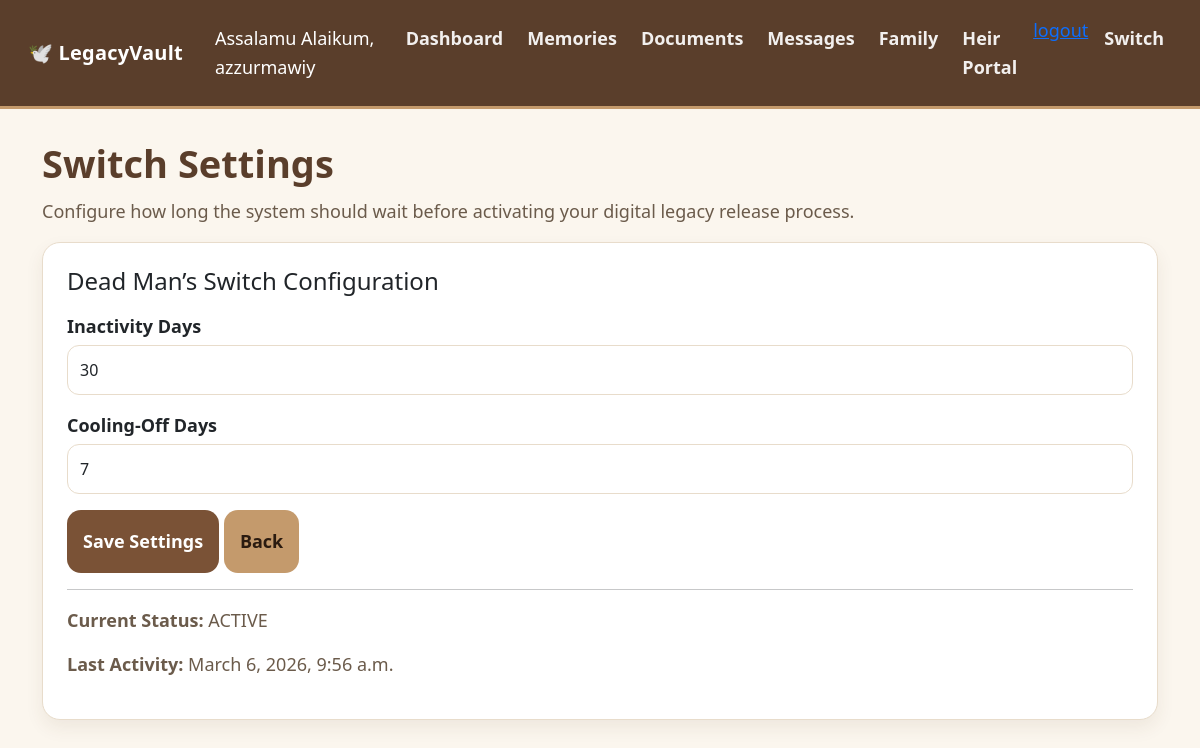
Page /switch-settings/ (signed in) on the committed database.
### core/models.py (models this page shows, shortened)
class UserSwitchSettings(models.Model):
    STATUS_CHOICES = (
        ("ACTIVE", "Active"),
        ("COOLING_OFF", "Cooling Off"),
        ("RELEASED", "Released"),
    )
    user = models.OneToOneField(User, on_delete=models.CASCADE, related_name="switch")
    inactivity_days = models.PositiveIntegerField(default=30)
    cooling_off_days = models.PositiveIntegerField(default=7)
    status = models.CharField(max_length=20, choices=STATUS_CHOICES, default="ACTIVE")
    last_activity_at = models.DateTimeField(default=timezone.now)
    cooling_started_at = models.DateTimeField(null=True, blank=True)
    released_at = models.DateTimeField(null=True, blank=True)

### core/views.py (the view)
# urls.py: path('switch-settings/', views.switch_settings, name='switch_settings'),
@login_required
def switch_settings(request):
    settings_obj, _ = UserSwitchSettings.objects.get_or_create(user=request.user)
    if request.method == "POST":
        form = UserSwitchSettingsForm(request.POST, instance=settings_obj)
        if form.is_valid():
            form.save()
            messages.success(request, "Switch settings updated successfully.")
            return redirect("switch_settings")
    else:
        form = UserSwitchSettingsForm(instance=settings_obj)
    return render(request, "switch_settings.html", {"form": form, "settings_obj": settings_obj})

### core/forms.py
class UserSwitchSettingsForm(forms.ModelForm):
    class Meta:
        model = UserSwitchSettings
        fields = ['inactivity_days', 'cooling_off_days']
        widgets = {
            'inactivity_days': forms.NumberInput(attrs={
                'class': 'form-control soft-input',
                'min': 1
            }),
            'cooling_off_days': forms.NumberInput(attrs={
                'class': 'form-control soft-input',
                'min': 0
            }),
        }

### templates/switch_settings.html (shortened to what this page needs)
{% extends 'base.html' %}
{% block content %}
<div class="mb-3">
  <div class="page-title">Switch Settings</div>
  <div class="page-subtitle">
    Configure how long the system should wait before activating your digital legacy release process.
  </div>
</div>
<div class="card p-4">
  <h4 class="mb-3">Dead Man’s Switch Configuration</h4>
  <form method="POST">
    <label class="fw-bold mb-1">Inactivity Days</label>
    {{ form.inactivity_days }}
    <label class="fw-bold mb-1">Cooling-Off Days</label>
    {{ form.cooling_off_days }}
    <button class="btn btn-cocoa big-action" type="submit">Save Settings</button>
    <a class="btn btn-warm big-action" href="{% url 'home' %}">Back</a>
  </form>
  <hr>
  <div class="page-subtitle">
    <p><strong>Current Status:</strong> {{ settings_obj.status }}</p>
    <p><strong>Last Activity:</strong> {{ settings_obj.last_activity_at }}</p>
  </div>
</div>
{% endblock %}

### templates/base.html (shortened to what this page needs)
<!DOCTYPE html>
<html lang="en">
<head>
  <link href="https://cdn.jsdelivr.net/npm/bootstrap@5.3.0/dist/css/bootstrap.min.css" rel="stylesheet">
  <link rel="stylesheet" href="https://cdnjs.cloudflare.com/ajax/libs/font-awesome/6.5.0/css/all.min.css">
</head>
<body>
  <nav class="navbar navbar-expand-lg nav-wrap px-3 py-3">
    <div class="container-fluid">
      <a class="navbar-brand text-white brand" href="/">🕊️ LegacyVault</a>
      <span class="text-white ms-3">Assalamu Alaikum, {{ request.user.username }} </span>
      <div class="collapse navbar-collapse" id="navbarsExample">
        <ul class="navbar-nav ms-auto gap-2">
          <li class="nav-item"><a class="nav-link" href="/">Dashboard</a></li>
          <li class="nav-item"><a class="nav-link" href="/memory/">Memories</a></li>
          <li class="nav-item"><a class="nav-link" href="/documents/">Documents</a></li>
          <li class="nav-item"><a class="nav-link" href="/message/">Messages</a></li>
          <li class="nav-item"><a class="nav-link" href="/family/">Family</a></li>
          <li class="nav-item"><a class="nav-link" href="/heir/">Heir Portal</a></li>
          <li class="nav-item"><a href="/accounts/logout/">logout</a></li>
          <a class="nav-link" href="/switch-settings/">Switch</a>
        </ul>
      </div>
    </div>
  </nav>
  <main class="container py-4">
    {% block content %}{% endblock %}
  </main>
</body>
</html>

### templates/base.html (style rules this page uses)
:root { --bg: #FBF6EE; --card: #FFFFFF; --brown: #5A3E2B; --brown-2: #7A5236; --accent: #C49A6C; --muted: #6B5B4B; --border: #E8DCCB; }
body { font-size: 18px; line-height: 1.6; background: var(--bg); color: var(--brown); font-family: system-ui, -apple-system, Segoe UI, Roboto, Arial, sans-serif; }
.nav-wrap { background: var(--brown); border-bottom: 3px solid var(--accent); }
.brand { font-weight: 800; letter-spacing: 0.2px; }
.nav-link { color: #fff !important; opacity: 0.92; font-weight: 600; }
.page-title { font-size: 38px; font-weight: 800; margin-bottom: 4px; }
.page-subtitle { color: var(--muted); font-size: 18px; }
.card { border: 1px solid var(--border); border-radius: 18px; box-shadow: 0 8px 18px rgba(90, 62, 43, 0.08); }
.big-action { padding: 18px 16px; font-size: 18px; border-radius: 14px; font-weight: 700; }
.btn-warm { background: var(--accent); border: none; color: #2B1B10; }
.btn-cocoa { background: var(--brown-2); border: none; color: #fff; }
.soft-input { border-radius: 12px; border: 1px solid var(--border); padding: 12px 12px; }

### rows in the picture
UserSwitchSettings: inactivity_days "30", cooling_off_days "7", status "ACTIVE", last_activity_at "March 6, 2026, 9:56 a.m."

### other values in the picture
{{ request.user.username }} "azzurmawiy"
